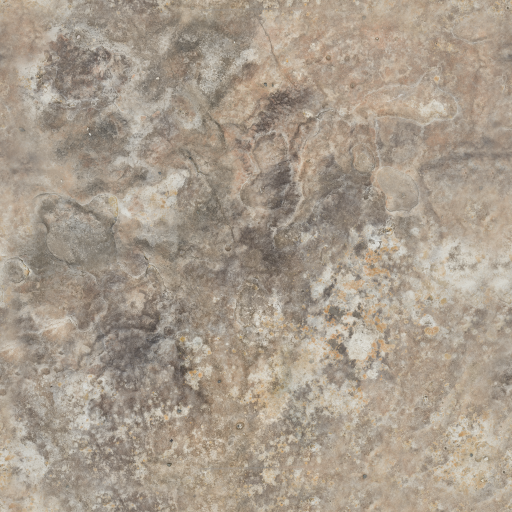
#> input picture assets/tilesets/sources/rock_boulder_dry.png, 1024 x 1024 px (shown at 1/2 size)
$ python gen_cliffs.py
#> lines starting #> are read from the running program, lines starting #| are printed output that depends on the picture
#!/usr/bin/env python3
"""Deterministic cliff-face artwork for Crusade (#248 Cliffs v2).

Replaces the flat Polygon2D cliff walls with real rocky artwork. Each raised
tier's front (SE / SW) edge cell shows one pre-skewed parallelogram face piece;
the pieces are 64px-wide crops of ONE horizontally-PERIODIC rock strip (per
direction), indexed by posmod(x+y, 8) at runtime -- consecutive cells along a
wall chain are consecutive crops, so strata and cracks flow continuously along
the whole wall exactly like the terrain mega-tiles flow across the ground.

Art spec (#248, art-director): warm GREY sandstone (NOT the old brown
"chocolate-bar" paint), so the rock reads as a different material from the brown
dirt paths and separates from the grass by VALUE. A CC0 HD photo texture
(rock_boulder_dry, Poly Haven) is high-passed to a warm-grey rock GRAIN and
composited UNDER a top-lit palette gradient with a strict lip:face:base value
ratio ~ 100:60:35:
    top lip / rim  #b8a884   upper face #8a7f6e   mid #6a6052   base/AO #45403a
Over that: 3-5 HORIZONTAL sedimentary strata (each 8-16px, +/-6% value step, a
2-4px inner overhang shadow under each band lip), vertical fracture cracks every
40-70px (dark core + a sun-side lit rim), and a lush grass sod cap drooping over
each top lip. SW faces sit a touch darker (sky-fill split).

Layout of assets/cliffs/cliffs.png (PIECE_W x PIECE_H cells):
  row 0: 8 SE face pieces   row 1: 8 SW face pieces   row 2, col 0: corner cap
  rows 3/4: the same but TALL (64px, two-tier merged) faces
Geometry per piece (canvas coords, top edge slope matches the 2:1 diamond):
  SE: top edge (64, TOP) -> (0, TOP+32);  SW: top edge (0, TOP) -> (64, TOP+32)
  extruded FACE_H px straight down; silhouette noise extends a few px below.

Fully deterministic (fixed seed). Regenerate:  python3 tools/gen_cliffs.py
Keep in sync with src/core/cliff_catalog.gd.
"""

import math
import os
import random

import numpy as np
from PIL import Image, ImageDraw, ImageEnhance, ImageFilter

SS = 2                      # supersample
PIECE_W, PIECE_H = 64, 144  # per-piece canvas (final px; fits the 64px tall faces)
TOP = 20                    # px above the top edge reserved for tufts/lip
FACE_H = 32                 # one tier of wall
PIECES = 8                  # crops per direction (periodic along the wall)
SEED = 20260725

# Warm-grey sandstone palette (art-director #248). Value ratio top:mid:base ~
# 100:60:35 (0xb8=184 -> 0x6a=106 -> 0x45=69), all low-saturation grey.
LIP_RIM = (0xB8, 0xA8, 0x84)    # sunlit top rim (brightest)
FACE_UP = (0x8A, 0x7F, 0x6E)    # upper face band
FACE_MID = (0x76, 0x6B, 0x5C)   # mid face (opens the value spread to ~60%)
FACE_BASE = (0x38, 0x33, 0x2E)  # base / ground-contact AO (darkest, ~35%)
CRACK_CORE = (0x2E, 0x2A, 0x24) # fracture core + inner overhang shadow
CRACK_RIM = (0xB6, 0xA8, 0x88)  # sun-side (upper-left) lit rim of a fracture
# Grass sod cap -- matches the ground grass blades (pack_terrain_atlas.py).
GRASS_MID = (0x5E, 0x7A, 0x3A)
GRASS_LIT = (0x7E, 0x9C, 0x4C)
GRASS_DARK = (0x45, 0x60, 0x2E)

# HD rock grain source (CC0 Poly Haven; see assets/tilesets/sources/SOURCE.txt).
HD_ROCK_SRC = "rock_boulder_dry.png"
GRAIN_STRENGTH = 0.55       # how hard the HD tooth modulates the palette value
FACE_MAX_SAT = 0.85         # global desaturate so it reads GREY rock, not brown


def _repo_root():
    return os.path.dirname(os.path.dirname(os.path.abspath(__file__)))


def _grad_color(v, stops):
    """Piecewise-linear colour ramp over stops [(pos, rgb), ...] for v in 0..1."""
    v = max(0.0, min(1.0, v))
    for i in range(len(stops) - 1):
        p0, c0 = stops[i]
        p1, c1 = stops[i + 1]
        if v <= p1 or i == len(stops) - 2:
            f = 0.0 if p1 == p0 else max(0.0, min(1.0, (v - p0) / (p1 - p0)))
            return tuple(c0[k] + (c1[k] - c0[k]) * f for k in range(3))
    return stops[-1][1]


# Vertical face gradient: bright sunlit rim at the top edge fading through the
# upper/mid bands to a dark ground-contact base. Enforces the 100:60:35 ratio.
FACE_STOPS = [(0.00, LIP_RIM), (0.08, FACE_UP), (0.50, FACE_MID), (1.00, FACE_BASE)]


def _hd_rock_grain(w, h, seed):
    """Horizontally-PERIODIC warm-grey rock grain from the CC0 HD source.

    The square photo is squashed into the wide face plane (period = w px = one
    source pass per 8-piece wall cycle) and HIGH-PASSED (divide by a blurred
    copy) so only the crisp rock tooth survives -- the big soft brightness clouds
    that would read as odd blobs are removed, and the mean lands at 1.0 so the
    grain MODULATES the palette value without shifting it. Returns an (h, w)
    float32 array centred on 1.0, or a procedural fallback if the source is
    absent (keeps CI/regen working without the vendored photo)."""
    src_path = os.path.join(_repo_root(), "assets", "tilesets", "sources", HD_ROCK_SRC)
    if os.path.exists(src_path):
        src = Image.open(src_path).convert("L")
        sw, sh = src.size
        band_h = max(8, int(round(sw * h / w)))
        y0 = (sh - band_h) // 2
        band = src.crop((0, y0, sw, y0 + band_h))
        # Tile 2x wide then resample so the result wraps exactly at period w.
        tiled = Image.new("L", (sw * 2, band_h))
        tiled.paste(band, (0, 0))
        tiled.paste(band, (sw, 0))
        big = tiled.resize((2 * w, h), Image.LANCZOS).crop((0, 0, w, h))
        arr = np.asarray(big, dtype=np.float32)
        lo = np.asarray(big.filter(ImageFilter.GaussianBlur(max(4, w // 24))),
                        dtype=np.float32)
        grain = arr / np.clip(lo, 1.0, None)   # high-pass -> mean ~1, crisp tooth
    else:
        rng = np.random.default_rng(seed)
        n = rng.random((h, w)).astype(np.float32)
        grain = 0.5 + 0.5 * (n + np.roll(n, 1, 1) + np.roll(n, 1, 0)) / 3.0
        grain /= max(1e-3, float(grain.mean()))
    grain = 1.0 + (grain - float(grain.mean())) * GRAIN_STRENGTH
    return np.clip(grain, 0.6, 1.4)


def _strata_shade(w, h, face_px, is_se):
    """Multiplicative shade map (h, w) drawing HORIZONTAL sedimentary strata:
    irregular 8-16px bands each stepped +/-6% in value, with a bright lit lip at
    every band boundary and a 2-4px dark inner-shadow overhang just under it. The
    whole band set undulates with a PERIODIC wander along the wall so strata stay
    parallel to the top edge and wrap at the strip seam."""
    srng = random.Random(SEED + (300 if is_se else 400))
    # Irregular band boundaries (fractions of face height).
    heights = []
    acc = 0.0
    face_final = face_px / SS
    while acc < face_final - 4:
        bh = srng.uniform(8, 16)
        heights.append(bh)
        acc += bh
    total = sum(heights)
    boundaries = []
    run = 0.0
    for bh in heights[:-1]:
        run += bh
        boundaries.append(run / total)          # interior boundaries, 0..1
    n_strata = len(boundaries) + 1
    # Per-stratum value offset: alternate +/-6% with a little jitter.
    offs = np.array([(0.06 if k % 2 == 0 else -0.06) + srng.uniform(-0.015, 0.015)
                     for k in range(n_strata)], dtype=np.float32)
    # Periodic wander (integer frequencies -> wraps at period w).
    waves = [(srng.randint(2, 5), srng.uniform(0, 2 * math.pi),
              srng.uniform(0.4, 1.0) * SS) for _ in range(3)]
    U = np.arange(w, dtype=np.float32)[None, :]
    Y = np.arange(h, dtype=np.float32)[:, None]
    un = U / w
    wander = np.zeros((1, w), dtype=np.float32)
    for f, ph, amp in waves:
        wander += amp * np.sin(2 * math.pi * f * un + ph)

    shade = np.ones((h, w), dtype=np.float32)
    idx = np.zeros((h, w), dtype=np.int32)
    shadow_px = srng.uniform(2.5, 4.0) * SS
    for bv in boundaries:
        by = bv * face_px + wander                 # (1, w) boundary row per column
        dist = Y - by                              # >0 below the boundary
        idx += (dist >= 0).astype(np.int32)
        # Dark inner overhang shadow just below the band lip (fades down).
        sh_mask = (dist >= 0) & (dist < shadow_px)
        shade = np.where(sh_mask, shade * (0.80 + 0.20 * (dist / shadow_px)), shade)
        # Thin lit lip catching the sun just above the boundary.
        lit_mask = (dist < 0) & (dist > -1.3 * SS)
        shade = np.where(lit_mask, shade * 1.16, shade)
    idx = np.clip(idx, 0, n_strata - 1)
    shade *= (1.0 + offs[idx])
    return shade


def _face_strip(is_se, rng):
    """One periodic rock strip: PIECES*64 wide, drawn at SS. Built as the palette
    gradient (top-lit -> dark) modulated by HD rock grain and sedimentary strata,
    then vertical cracks and a wrapped low-frequency value blotch, clipped to an
    irregular silhouette. Drawn in face-plane space (u along-wall, v down-face)
    then sheared per-piece when cut, so strata stay parallel to the top edge and
    the texture wraps at the strip ends (period = PIECES*64)."""
    w = PIECES * PIECE_W * SS
    h = (FACE_H + 14) * SS      # face + silhouette overhang zone
    face_px = FACE_H * SS

    # Palette gradient column (varies only with depth v).
    grad = np.empty((h, 3), dtype=np.float32)
    for y in range(h):
        grad[y] = _grad_color(y / face_px, FACE_STOPS)
    face = np.repeat(grad[:, None, :], w, axis=1)

    # HD rock grain (value modulation) + sedimentary strata (value steps/lips).
    grain = _hd_rock_grain(w, h, SEED + (5 if is_se else 6))
    shade = _strata_shade(w, h, face_px, is_se)
    face *= (grain * shade)[..., None]

    # Wrapped low-frequency value blotch so no tonal frequency locks to the 64px
    # piece cut (kills the "fence plank" read); periodic -> wraps at the seam.
    brng = np.random.default_rng(SEED + (7 if is_se else 8))
    cx, cy = 6, 3
    lat = brng.random((cy, cx)).astype(np.float32)
    xs = np.linspace(0, cx, w, endpoint=False)
    ys = np.linspace(0, cy, h, endpoint=False)
    x0 = np.floor(xs).astype(int) % cx
    y0 = np.floor(ys).astype(int) % cy
    fx = (xs - np.floor(xs))[None, :]
    fy = (ys - np.floor(ys))[:, None]
    fx = fx * fx * (3 - 2 * fx)
    fy = fy * fy * (3 - 2 * fy)
    x1 = (x0 + 1) % cx
    y1 = (y0 + 1) % cy
    a = lat[np.ix_(y0, x0)]
    b = lat[np.ix_(y0, x1)]
    c = lat[np.ix_(y1, x0)]
    dd = lat[np.ix_(y1, x1)]
    blot = (a * (1 - fx) + b * fx) * (1 - fy) + (c * (1 - fx) + dd * fx) * fy
    face *= (1.0 + (blot - 0.5) * 0.12)[..., None]

    face = np.clip(face, 0, 255).astype(np.uint8)
    strip = Image.fromarray(face, "RGB").convert("RGBA")

    # Vertical fracture cracks every 40-70px (kept off the seam so nothing
    # straddles the period boundary). Dark core + a sun-side lit rim upper-left.
    d = ImageDraw.Draw(strip)
    crng = random.Random(SEED + (11 if is_se else 22))
    u = crng.uniform(20 * SS, 40 * SS)
    while u < w - 6 * SS:
        v0 = crng.uniform(0.0, 0.15) * face_px
        v1 = crng.uniform(0.60, 1.0) * face_px
        pts = []
        yy, xx = v0, u
        while yy < v1:
            yy += crng.uniform(4, 8) * SS
            xx += crng.uniform(-2.0, 2.0) * SS
            pts.append((xx, yy))
        if len(pts) >= 2:
            rim = [(px - 1.0 * SS, py - 0.6 * SS) for px, py in pts]
            d.line(rim, fill=CRACK_RIM + (110,), width=max(1, SS))
            d.line(pts, fill=CRACK_CORE + (200,),
                   width=max(1, int(crng.uniform(1.2, 1.8) * SS)))
            if crng.random() < 0.5 and len(pts) > 2:
                fx0, fy0 = pts[len(pts) // 2]
                d.line([(fx0, fy0), (fx0 + crng.uniform(-7, 7) * SS,
                                     fy0 + crng.uniform(4, 9) * SS)],
                       fill=CRACK_CORE + (150,), width=max(1, SS))
        u += crng.uniform(40, 70) * SS

    # Irregular bottom silhouette (per-column wrapped noise).
    ncols = 64
    srng = random.Random(SEED + (33 if is_se else 44))
    col_noise = [srng.uniform(-1.0, 1.0) for _ in range(ncols)]

    def noise_at(uu, cells):
        fpos = (uu / w) * cells
        i0 = int(fpos) % cells
        i1 = (i0 + 1) % cells
        fr = fpos - int(fpos)
        fr = fr * fr * (3 - 2 * fr)
        return col_noise[i0 % ncols] * (1 - fr) + col_noise[i1 % ncols] * fr

    alpha = np.asarray(strip.split()[3], dtype=np.uint8).copy()
    sil_amp = 5.0 * SS
    for x in range(w):
        sil = face_px + sil_amp * (0.5 + 0.5 * noise_at(x, 20)) + \
            2.0 * SS * math.sin(x * 0.11 / SS)
        cut = int(min(h, sil))
        alpha[cut:, x] = 0
    strip.putalpha(Image.fromarray(alpha, "L"))

    if FACE_MAX_SAT != 1.0:
        r, g, b, al = strip.split()
        rgb = ImageEnhance.Color(Image.merge("RGB", (r, g, b))).enhance(FACE_MAX_SAT)
        strip = Image.merge("RGBA", (*rgb.split(), al))
    return strip


def _shear_piece(strip, piece, is_se):
    """Cuts piece `piece` from the strip (WITH wrapped padding, so adjacent
    pieces share edge pixels exactly -- two anti-aliased sprite edges butting
    would otherwise draw a hairline at every piece boundary) and shears it onto
    the diamond edge slope: SE top edge falls down-left (right end high), SW the
    mirror. Returns the padded supersampled canvas plus the pad; the caller
    downsamples and crops the centre PIECE_W x PIECE_H."""
    w = PIECE_W * SS
    pad = 2 * SS
    tiled = Image.new("RGBA", (strip.width * 3, strip.height), (0, 0, 0, 0))
    for i in range(3):
        tiled.paste(strip, (i * strip.width, 0))
    x0 = strip.width + piece * w - pad
    src = tiled.crop((x0, 0, x0 + w + 2 * pad, strip.height))
    canvas = Image.new("RGBA", (w + 2 * pad, PIECE_H * SS), (0, 0, 0, 0))
    for x in range(w + 2 * pad):
        # Column x maps to piece-local position (x - pad); t may run slightly
        # outside [0,1] for padding columns, extending the shear linearly.
        t = (w - 1 - (x - pad)) / (w - 1) if is_se else (x - pad) / (w - 1)
        dy = int(TOP * SS + t * 32 * SS)
        col = src.crop((x, 0, x + 1, src.height))
        canvas.paste(col, (x, max(0, dy)))
    return canvas, pad


def _decorate_piece(canvas, piece, is_se, rng, pad=0):
    """Lush grass SOD cap drooping over the (sheared) top lip -- a 5-8px green
    fringe that reads as sod grown over the rock, matching the ground grass, with
    an irregular drooping lower margin and occasional longer trailing tufts."""
    d = ImageDraw.Draw(canvas)
    w = PIECE_W * SS

    def edge_y(x):
        t = (w - 1 - (x - pad)) / (w - 1) if is_se else (x - pad) / (w - 1)
        return TOP * SS + t * 32 * SS

    # Base sod band: a continuous green fringe hanging over the lip, drawn column
    # by column across the padding too so it stays continuous across pieces.
    nrng = random.Random(SEED + 900 + piece + (0 if is_se else 40))
    fringe = [nrng.uniform(5, 8) * SS for _ in range(64)]

    def droop(x):
        fpos = ((x - pad) / w) * 62
        i0 = int(fpos) % 62
        fr = fpos - int(fpos)
        fr = fr * fr * (3 - 2 * fr)
        return fringe[i0] * (1 - fr) + fringe[i0 + 1] * fr

    for x in range(0, w + 2 * pad, max(1, SS)):
        ey = edge_y(x)
        dp = droop(x)
        # dark under-shadow of the sod, then the lit blade band on top.
        d.line([(x, ey - 1.5 * SS), (x, ey + dp)], fill=GRASS_DARK + (235,),
               width=max(1, SS))
        d.line([(x, ey - 2.0 * SS), (x, ey + dp * 0.55)], fill=GRASS_MID + (235,),
               width=max(1, SS))
        d.line([(x, ey - 2.0 * SS), (x, ey - 0.2 * SS)], fill=GRASS_LIT + (235,),
               width=max(1, SS))
    # Longer trailing blade tufts breaking the fringe edge.
    if rng.random() < 0.85:
        n = rng.randint(2, 5)
        for _i in range(n):
            x0 = pad + rng.uniform(3 * SS, w - 4 * SS)
            y0 = edge_y(int(x0)) + droop(int(x0))
            bw = rng.uniform(2, 5) * SS
            bh = rng.uniform(3, 8) * SS
            d.line([(x0, y0 - bh * 0.4), (x0 + rng.uniform(-2, 2) * SS, y0 + bh)],
                   fill=GRASS_DARK + (220,), width=max(1, SS))
            d.line([(x0, y0 - bh * 0.4), (x0 + rng.uniform(-1, 1) * SS,
                                          y0 + bh * 0.7)],
                   fill=GRASS_LIT + (215,), width=max(1, SS))
    return canvas


def _corner_cap(rng):
    """Boulder cluster hiding the razor prism point where SE and SW walls meet.
    Warm-grey rock to match the faces (top-lit highlights, dark ground AO)."""
    s = 56 * SS
    img = Image.new("RGBA", (s, s), (0, 0, 0, 0))
    d = ImageDraw.Draw(img)
    cx, base = s / 2, s * 0.72
    d.ellipse([cx - 22 * SS, base - 6 * SS, cx + 22 * SS, base + 10 * SS],
              fill=CRACK_CORE + (90,))
    for i, (ox, oy, r) in enumerate(((-10, 2, 12), (10, 4, 10), (0, -6, 13), (-2, 8, 8))):
        g = 0.9 + 0.12 * math.sin(i * 2.1)
        c = tuple(min(255, int(ch * g)) for ch in FACE_MID)
        hi = tuple(min(255, int(ch * 1.12)) for ch in LIP_RIM)
        lo = tuple(int(ch * 0.7) for ch in FACE_BASE)
        x, y, rr = cx + ox * SS, base + oy * SS - 8 * SS, r * SS
        d.ellipse([x - rr, y - rr * 0.8, x + rr, y + rr * 0.8], fill=c + (255,))
        d.ellipse([x - rr, y + rr * 0.2, x + rr, y + rr * 0.8], fill=lo + (150,))
        # Soft top-left sheen (not a spotlight): smaller, offset toward the sun.
        d.ellipse([x - rr * 0.55, y - rr * 0.55, x - rr * 0.08, y - rr * 0.15],
                  fill=hi + (95,))
    # Match the faces' grey material (same desaturate) so the cap reads as the
    # same rock, not a warmer boulder.
    r, g, b, al = img.split()
    rgb = ImageEnhance.Color(Image.merge("RGB", (r, g, b))).enhance(FACE_MAX_SAT)
    img = Image.merge("RGBA", (*rgb.split(), al))
    return img.resize((56, 56), Image.LANCZOS)


def build_sheet():
    global FACE_H
    rng = random.Random(SEED)
    sheet = Image.new("RGBA", (PIECES * PIECE_W, 5 * PIECE_H), (0, 0, 0, 0))
    # Rows 0/1: single-tier 32px faces. Rows 3/4: TALL 64px faces used where two
    # tiers stack at the same cells, so a sheer 2-tier wall is ONE artwork with
    # continuous strata instead of two parallel "fences" (lead-artist note).
    for row, is_se, face_h in ((0, True, 32), (1, False, 32), (3, True, 64), (4, False, 64)):
        FACE_H = face_h
        strip = _face_strip(is_se, random.Random(SEED + (row % 3)))
        # SW faces sit ~7% darker than SE (sky-fill split). Uniform value drop so
        # the grey stays grey (no hue shift).
        if not is_se:
            r, g, b, a = strip.split()
            r = r.point(lambda v: int(v * 0.93))
            g = g.point(lambda v: int(v * 0.93))
            b = b.point(lambda v: int(v * 0.93))
            strip = Image.merge("RGBA", (r, g, b, a))
        for piece in range(PIECES):
            canvas, pad = _shear_piece(strip, piece, is_se)
            canvas = _decorate_piece(canvas, piece, is_se, random.Random(SEED + row * 50 + piece), pad)
            padf = pad // SS
            small = canvas.resize((PIECE_W + 2 * padf, PIECE_H), Image.LANCZOS)
            tile = small.crop((padf, 0, padf + PIECE_W, PIECE_H))
            sheet.paste(tile, (piece * PIECE_W, row * PIECE_H))
    FACE_H = 32
    sheet.paste(_corner_cap(rng), (0, 2 * PIECE_H))
    return sheet


def main():
    repo_root = _repo_root()
    out = os.path.join(repo_root, "assets", "cliffs", "cliffs.png")
    os.makedirs(os.path.dirname(out), exist_ok=True)
    build_sheet().save(out)
#> in build_sheet, `sheet = Image.new("RGBA", (PIECES * PIECE_W, 5 * PIECE_H), (0, 0, 0, 0))`: sheet: PIL image 512x720 RGBA; every value is 0
#> in _hd_rock_grain, `tiled = Image.new("L", (sw * 2, band_h))`: tiled: PIL image 2048x92 L; every value is 0
#> in _face_strip, `face *= (1.0 + (blot - 0.5) * 0.12)[..., None]`:
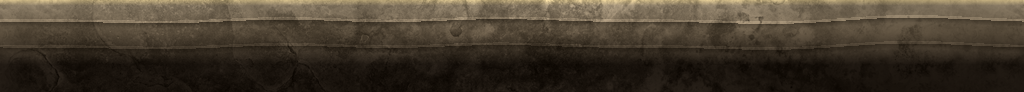
#> face: shape (92, 1024, 3) float32; mean of channels 0, 1, 2 95.7, 87.3, 75.8; drawn with min black and max white
#> the loop in _face_strip, `while u < w - 6 * SS:` made 9 passes
#> (fx0, fy0) on passes 6, 8, 9: (610.1, 29.49), (822.2, 39.54), (933.1, 32.52)
#> after the loop in _face_strip, `while u < w - 6 * SS:`: u = 1061.4
#> after the loop in _face_strip, `for x in range(w):`:
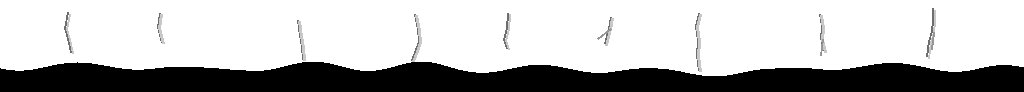
#> alpha: shape (92, 1024); min 0, max 255, mean 187.6
#> in _face_strip, `r, g, b, al = strip.split()`:
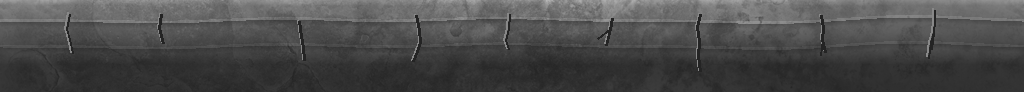
#> b: PIL image 1024x92 L; min 36, max 183, mean 75.1
#> the loop in build_sheet, `for piece in range(PIECES):` made 8 passes
#> pass 1, in _shear_piece, `src = tiled.crop((x0, 0, x0 + w + 2 * pad, strip.height))`:
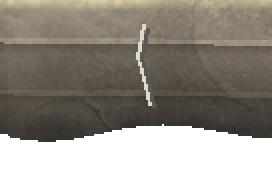
#> src: PIL image 136x92 RGBA (shown 2 times larger); mean R, G, B, A 93.9, 87, 76.9, 183.7; transparent parts drawn white
#> pass 1, in build_sheet, `canvas, pad = _shear_piece(strip, piece, is_se)`:
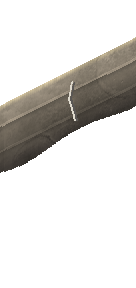
#> canvas: PIL image 136x288 RGBA; mean R, G, B, A 30, 27.8, 24.6, 58.7; transparent parts drawn white
#> after the loop in build_sheet, `for piece in range(PIECES):`:
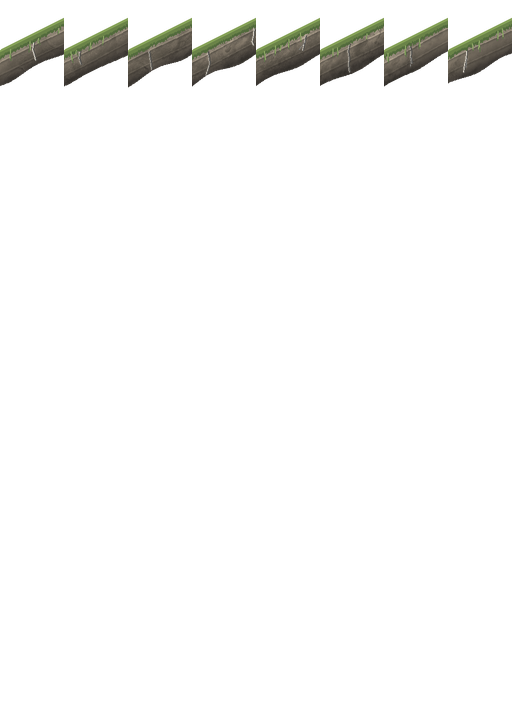
#> sheet: PIL image 512x720 RGBA; mean R, G, B, A 5, 5.3, 3.8, 12.4; transparent parts drawn white
#> after the loop in build_sheet, `for piece in range(PIECES):`:
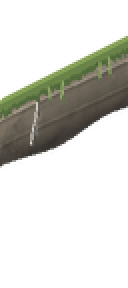
#> tile: PIL image 64x144 RGBA (shown 2 times larger); mean R, G, B, A 25.2, 26.8, 19.1, 61.5; transparent parts drawn white
#> in build_sheet, `FACE_H = 32`: FACE_H = 32
    print("wrote %s" % out)


if __name__ == "__main__":
    main()
